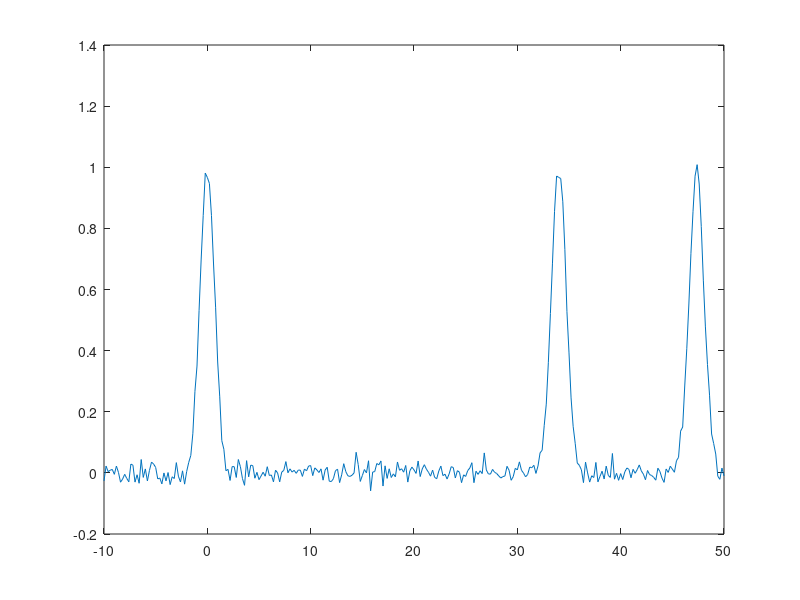

Write MATLAB code to recreate this figure. (Note: this script raises an error after producing the figure.)
% Find, plot, and number noisy peaks with unknown positions
x=-10:.2:50;
y=exp(-(x).^2)+exp(-(x-50*rand()).^2)+exp(-(x-50*rand()).^2);
y=y+.02.*randn(size(x));
plot(x,y)
P=findpeaksx(x,y,0.001,0.2,1,2,3);
text(P(:,2),P(:,3),num2str(P(:,1)))
disp('           peak #    Position    Height')
disp(P)